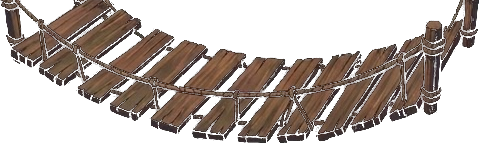
#> input picture web/assets/images/autumn_bridge_rope.png, 479 x 143 px, given in place of 984c1def32624df0aee5933a82faac83.png, which was not available
$ python map_bamboo_village.py
#> lines starting #> are read from the running program, lines starting #| are printed output that depends on the picture
from PIL import Image, ImageDraw
import os

src_path = 'C:/Users/User/.gemini/antigravity/brain/b6c18e6e-846f-4320-a1a4-aab0dc148d2b/984c1def32624df0aee5933a82faac83.png'
im = Image.open(src_path)
#> im is the input picture: PIL image 479x143 RGBA; mean R, G, B, A 49.6, 42, 35.5, 110.9

# Resize to standard game 1024x576
im_1024 = im.resize((1024, 576), Image.Resampling.LANCZOS)
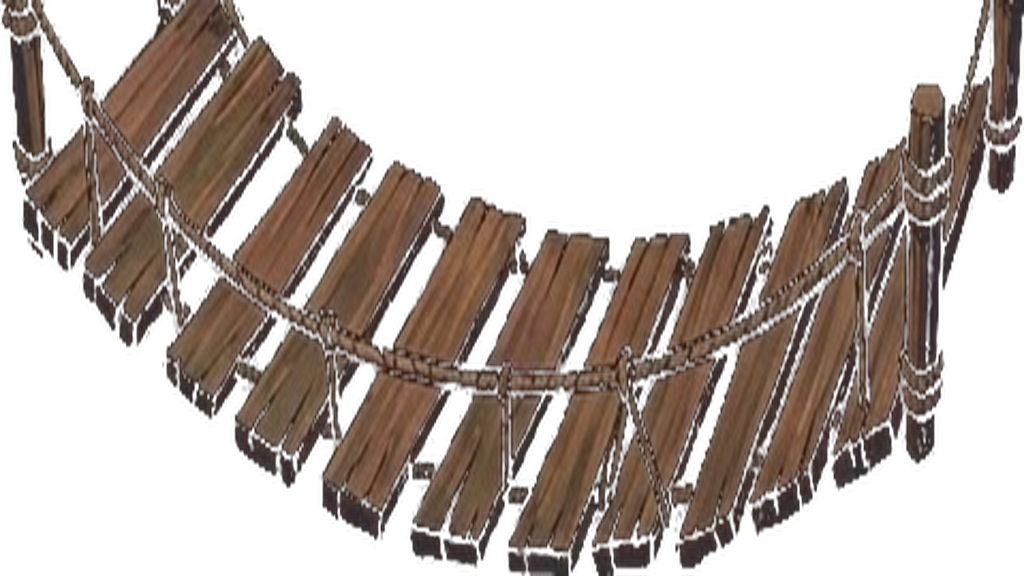
#> im_1024: PIL image 1024x576 RGBA; mean R, G, B, A 45.9, 34.3, 28, 109.9; transparent parts drawn white
out_path = 'assets/images/level1_cinematic_stage_1024.png'
im_1024.save(out_path)
print(f"Saved {out_path} (1024x576)")

# Draw candidate surfaces on test image
test_im = im_1024.copy()
draw = ImageDraw.Draw(test_im)

# 1. Left Ground
# x: 0..425, y: 490
draw.line([(0, 490), (425, 490)], fill=(0, 255, 0, 255), width=3)

# 2. Right Ground
# x: 575..1024, y: 490
draw.line([(575, 490), (1024, 490)], fill=(0, 255, 0, 255), width=3)

# 3. Right Raised Cliff
# x: 870..1024, y: 330
draw.line([(870, 330), (1024, 330)], fill=(0, 255, 255, 255), width=3)

# 4. Central Wooden Bridge Platform spanning chasm (y: 420, x: 395..605)
draw.line([(395, 420), (605, 420)], fill=(255, 128, 0, 255), width=3)

# 5. Stepping Stone Pillar
# x: 290..350, y: 420
draw.line([(290, 420), (350, 420)], fill=(255, 255, 0, 255), width=3)

# 6. Left Hut Rooftop Ledge
# x: 45..280, y: 220
draw.line([(45, 220), (280, 220)], fill=(255, 0, 255, 255), width=3)

# 7. Right Dojo Rooftop Ledge
# x: 770..980, y: 220
draw.line([(770, 220), (980, 220)], fill=(255, 0, 255, 255), width=3)

art_path = r'C:/Users/User/.gemini/antigravity/brain/b6c18e6e-846f-4320-a1a4-aab0dc148d2b/bamboo_mapped_surfaces.png'
test_im.save(art_path)
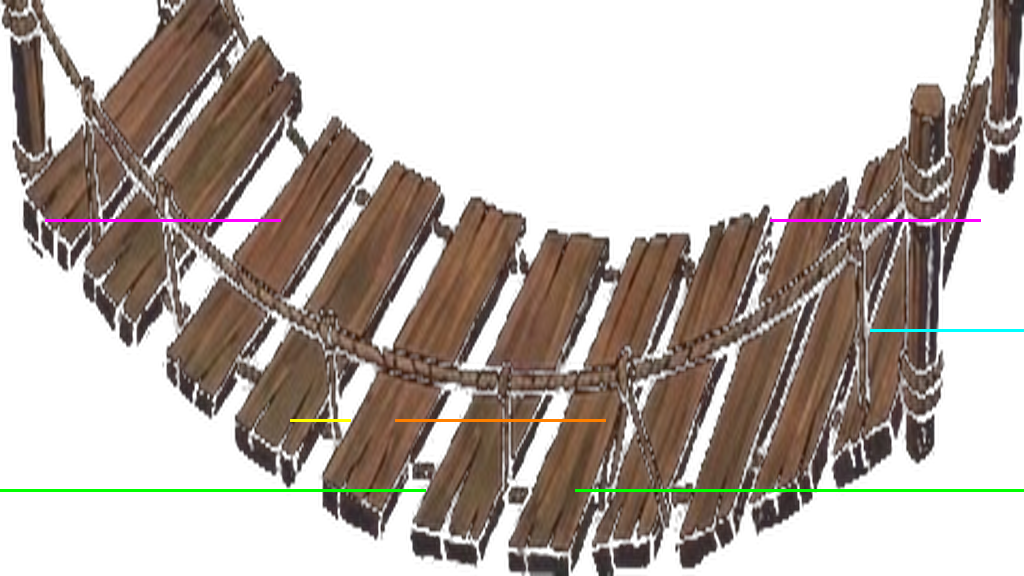
#> saved as bamboo_mapped_surfaces.png: PIL image 1024x576 RGBA; mean R, G, B, A 46.4, 35.5, 28.5, 111.1; transparent parts drawn white
print(f"Saved mapped surface visualization to {art_path}")
